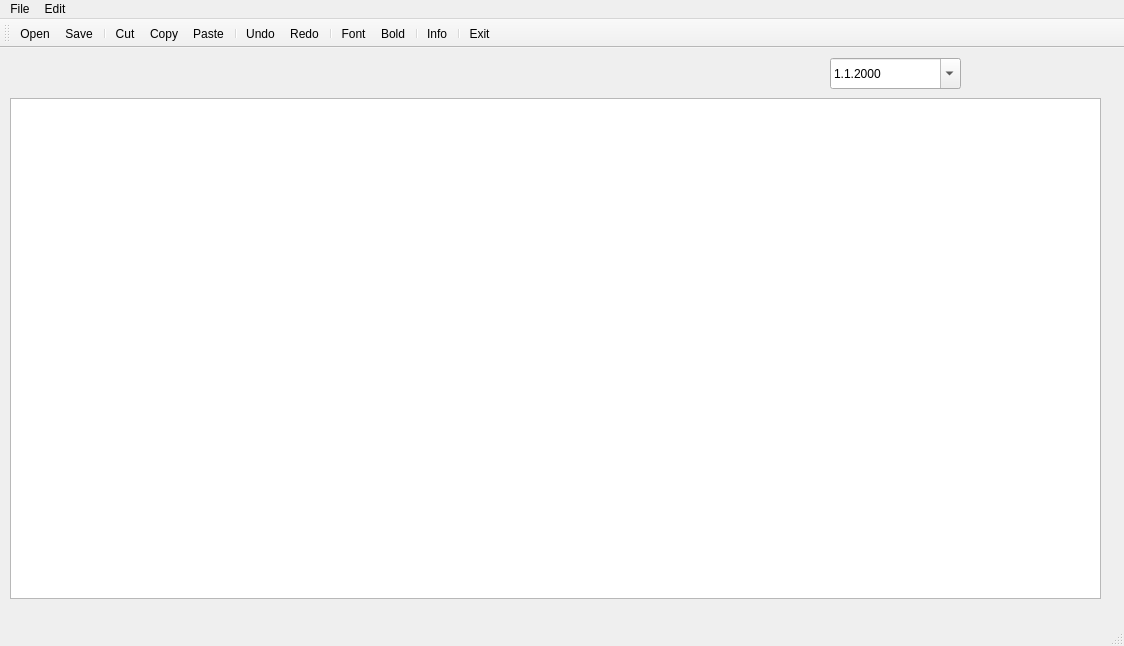
<?xml version="1.0" encoding="UTF-8"?>
<ui version="4.0">
 <class>Diary</class>
 <widget class="QMainWindow" name="Diary">
  <property name="geometry">
   <rect>
    <x>0</x>
    <y>0</y>
    <width>1124</width>
    <height>646</height>
   </rect>
  </property>
  <property name="sizePolicy">
   <sizepolicy hsizetype="Maximum" vsizetype="Maximum">
    <horstretch>0</horstretch>
    <verstretch>0</verstretch>
   </sizepolicy>
  </property>
  <property name="windowTitle">
   <string>MainWindow</string>
  </property>
  <widget class="QWidget" name="centralwidget">
   <widget class="QWidget" name="horizontalLayoutWidget">
    <property name="geometry">
     <rect>
      <x>10</x>
      <y>50</y>
      <width>1091</width>
      <height>501</height>
     </rect>
    </property>
    <layout class="QHBoxLayout" name="horizontalLayout">
     <item>
      <widget class="QTextEdit" name="textEdit_diary"/>
     </item>
    </layout>
   </widget>
   <widget class="QDateEdit" name="dateEdit">
    <property name="geometry">
     <rect>
      <x>830</x>
      <y>10</y>
      <width>131</width>
      <height>31</height>
     </rect>
    </property>
    <property name="displayFormat">
     <string>d.M.yyyy</string>
    </property>
    <property name="calendarPopup">
     <bool>true</bool>
    </property>
   </widget>
  </widget>
  <widget class="QMenuBar" name="menubar">
   <property name="geometry">
    <rect>
     <x>0</x>
     <y>0</y>
     <width>1124</width>
     <height>26</height>
    </rect>
   </property>
   <widget class="QMenu" name="menuFile">
    <property name="title">
     <string>File</string>
    </property>
    <addaction name="actionOpen"/>
    <addaction name="actionSave"/>
    <addaction name="actionSave_AS"/>
    <addaction name="separator"/>
    <addaction name="actionExit"/>
   </widget>
   <widget class="QMenu" name="menuEdit">
    <property name="title">
     <string>Edit</string>
    </property>
    <addaction name="actionCut"/>
    <addaction name="actionCopy"/>
    <addaction name="actionPaste"/>
    <addaction name="separator"/>
    <addaction name="actionUndo"/>
    <addaction name="actionRedo"/>
    <addaction name="actionFont"/>
   </widget>
   <addaction name="menuFile"/>
   <addaction name="menuEdit"/>
  </widget>
  <widget class="QStatusBar" name="statusbar"/>
  <widget class="QToolBar" name="toolBar">
   <property name="windowTitle">
    <string>toolBar</string>
   </property>
   <attribute name="toolBarArea">
    <enum>TopToolBarArea</enum>
   </attribute>
   <attribute name="toolBarBreak">
    <bool>false</bool>
   </attribute>
   <addaction name="actionOpen"/>
   <addaction name="actionSave"/>
   <addaction name="separator"/>
   <addaction name="actionCut"/>
   <addaction name="actionCopy"/>
   <addaction name="actionPaste"/>
   <addaction name="separator"/>
   <addaction name="actionUndo"/>
   <addaction name="actionRedo"/>
   <addaction name="separator"/>
   <addaction name="actionFont"/>
   <addaction name="actionBold"/>
   <addaction name="separator"/>
   <addaction name="actionInfo"/>
   <addaction name="separator"/>
   <addaction name="actionExit"/>
  </widget>
  <action name="actionOpen">
   <property name="icon">
    <iconset resource="Resource.qrc">
     <normaloff>:/images/25402.png</normaloff>:/images/25402.png</iconset>
   </property>
   <property name="text">
    <string>Open</string>
   </property>
   <property name="shortcut">
    <string>Ctrl+O</string>
   </property>
  </action>
  <action name="actionSave">
   <property name="icon">
    <iconset resource="Resource.qrc">
     <normaloff>:/icons/images/save.png.png</normaloff>:/icons/images/save.png.png</iconset>
   </property>
   <property name="text">
    <string>Save</string>
   </property>
   <property name="shortcut">
    <string>Ctrl+S</string>
   </property>
  </action>
  <action name="actionSave_AS">
   <property name="icon">
    <iconset resource="Resource.qrc">
     <normaloff>:/images/save as.png</normaloff>:/images/save as.png</iconset>
   </property>
   <property name="text">
    <string>Save As</string>
   </property>
   <property name="shortcut">
    <string>Alt+S</string>
   </property>
  </action>
  <action name="actionExit">
   <property name="icon">
    <iconset resource="Resource.qrc">
     <normaloff>:/icons/images/exit.png.png</normaloff>:/icons/images/exit.png.png</iconset>
   </property>
   <property name="text">
    <string>Exit</string>
   </property>
   <property name="shortcut">
    <string>Esc</string>
   </property>
  </action>
  <action name="actionCut">
   <property name="icon">
    <iconset resource="Resource.qrc">
     <normaloff>:/icons/images/cut.png.png</normaloff>:/icons/images/cut.png.png</iconset>
   </property>
   <property name="text">
    <string>Cut</string>
   </property>
   <property name="shortcut">
    <string>Ctrl+X</string>
   </property>
  </action>
  <action name="actionCopy">
   <property name="icon">
    <iconset resource="Resource.qrc">
     <normaloff>:/icons/images/copy.png.png</normaloff>:/icons/images/copy.png.png</iconset>
   </property>
   <property name="text">
    <string>Copy</string>
   </property>
   <property name="shortcut">
    <string>Ctrl+C</string>
   </property>
  </action>
  <action name="actionPaste">
   <property name="icon">
    <iconset resource="Resource.qrc">
     <normaloff>:/icons/images/index.png</normaloff>:/icons/images/index.png</iconset>
   </property>
   <property name="text">
    <string>Paste</string>
   </property>
   <property name="shortcut">
    <string>Ctrl+V</string>
   </property>
  </action>
  <action name="actionUndo">
   <property name="icon">
    <iconset resource="Resource.qrc">
     <normaloff>:/icons/images/undo.png.png</normaloff>:/icons/images/undo.png.png</iconset>
   </property>
   <property name="text">
    <string>Undo</string>
   </property>
   <property name="shortcut">
    <string>Ctrl+Z</string>
   </property>
  </action>
  <action name="actionRedo">
   <property name="icon">
    <iconset resource="Resource.qrc">
     <normaloff>:/icons/images/redo.png.png</normaloff>:/icons/images/redo.png.png</iconset>
   </property>
   <property name="text">
    <string>Redo</string>
   </property>
   <property name="shortcut">
    <string>Ctrl+Y</string>
   </property>
  </action>
  <action name="actionFont">
   <property name="icon">
    <iconset resource="Resource.qrc">
     <normaloff>:/icons/images/font.png.png</normaloff>:/icons/images/font.png.png</iconset>
   </property>
   <property name="text">
    <string>Font</string>
   </property>
   <property name="shortcut">
    <string>Ctrl+F</string>
   </property>
  </action>
  <action name="actionBold">
   <property name="checkable">
    <bool>true</bool>
   </property>
   <property name="icon">
    <iconset resource="Resource.qrc">
     <normaloff>:/icons/images/bold.png.png</normaloff>:/icons/images/bold.png.png</iconset>
   </property>
   <property name="text">
    <string>Bold</string>
   </property>
   <property name="toolTip">
    <string>bold</string>
   </property>
   <property name="shortcut">
    <string>Ctrl+B</string>
   </property>
  </action>
  <action name="actionInfo">
   <property name="icon">
    <iconset resource="Resource.qrc">
     <normaloff>:/icons/images/info.png.png</normaloff>:/icons/images/info.png.png</iconset>
   </property>
   <property name="text">
    <string>Info</string>
   </property>
   <property name="toolTip">
    <string>Info</string>
   </property>
   <property name="shortcut">
    <string>Alt+I</string>
   </property>
  </action>
 </widget>
 <resources>
  <include location="Resource.qrc"/>
 </resources>
 <connections/>
</ui>
